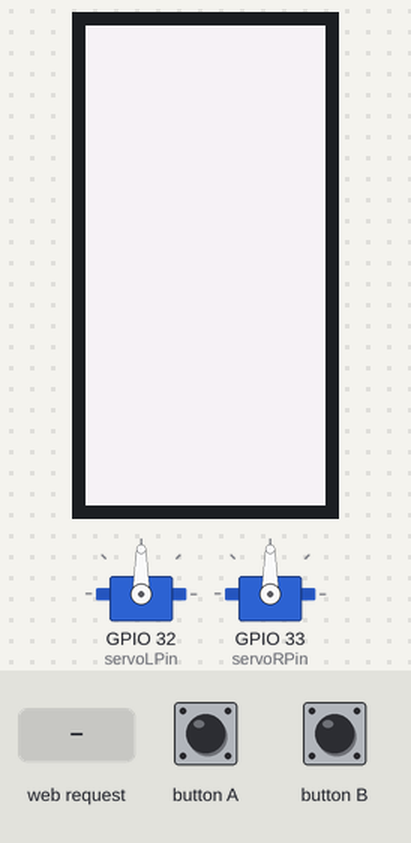
Simulated run of this sketch. Board: ESP32. On the bench: 80×160 colour display, 2 × servo. The inputs (shaded band) are chosen by the test bench.

Above: at 1.3 s.
1.4 s: HTTP request GET /run received
At 2.6 s:
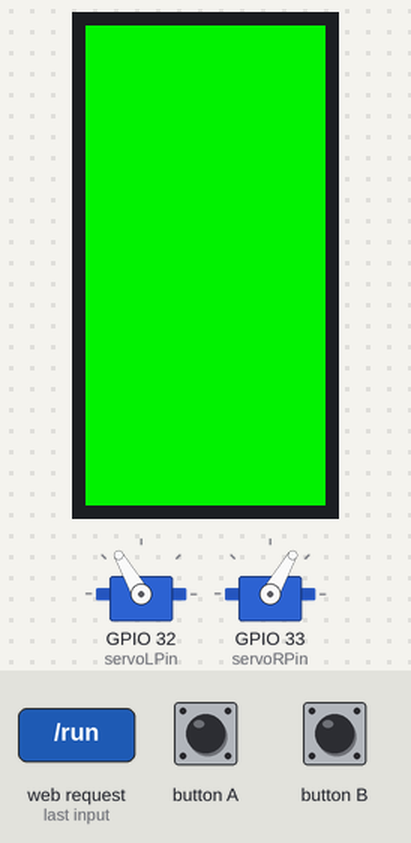
2.9 s: button A pressed for 0.15 s
At 3.9 s:
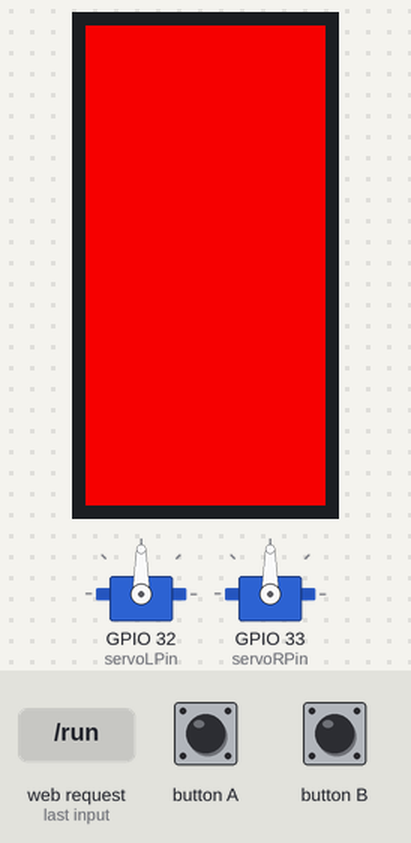
Timing chart, 0 to 5.9 s (numbered marks = the images above; inputs shaded):
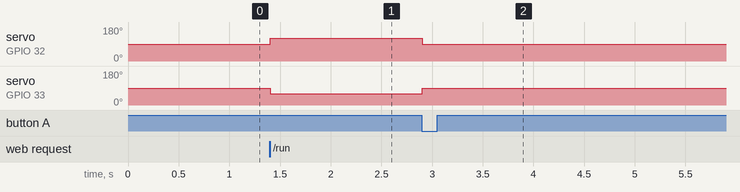

Measured:
- after the input at 1.4 s, servo on GPIO 32 (servoLPin): 90° → 120° at once; servo on GPIO 33 (servoRPin): 90° → 60° at once
- after the input at 2.9 s, servo on GPIO 32 (servoLPin): 120° → 90° at once; servo on GPIO 33 (servoRPin): 60° → 90° at once

The sketch:

m5stickc-2servo-car.ino
```cpp
#include <M5StickC.h>
#include <WiFi.h>
#include <WebServer.h>
#include <ESP32Servo.h>

enum {
  STANDBY= 0,
  STOP = 1,
  RUN = 2,
} g_Status = STANDBY;

enum {
  FORWARD = 0,
  LEFT = 1,
  RIGHT = 2,
} g_Direction = FORWARD;

WebServer server;

Servo servoL;
Servo servoR;

int minUs = 500;
int maxUs = 2400;

int servoLPin = 32;
int servoRPin = 33;

#define LCD_COLOR_WHITE M5.Lcd.color565(0xf0, 0xf0, 0xf0)
#define LCD_COLOR_RED   M5.Lcd.color565(0xf0, 0x00, 0x00)
#define LCD_COLOR_GREEN M5.Lcd.color565(0x00, 0xf0, 0x00)
#define LCD_COLOR_BLUE  M5.Lcd.color565(0x00, 0x00, 0xf0)

void setup() {
  M5.begin();
  Serial.begin(115200);

  WiFi.softAP("M5STICK", "12345678");

  server.on("/", handleGetIndex);
  server.on("/stop", handleGetStop);
  server.on("/run",  handleGetRun);
  server.on("/forward", handleGetForward);
  server.on("/left",    handleGetLeft);
  server.on("/right",   handleGetRight);
  server.begin(80);

  servoL.setPeriodHertz(50);
  servoL.attach(servoLPin, minUs, maxUs);
  servoL.write(90);

  servoR.setPeriodHertz(50);
  servoR.attach(servoRPin, minUs, maxUs);
  servoR.write(90);

  updateUIStatus();
}

void loop() {
  M5.update();

  if (M5.BtnA.wasPressed()) {
    handleButtonClick();
  }

  server.handleClient();

  updateUIStatus();
}

void updateUIStatus() {
  switch (g_Status) {
    case STANDBY:
      M5.Lcd.fillScreen(LCD_COLOR_WHITE);
      break;
    case STOP:
      M5.Lcd.fillScreen(LCD_COLOR_RED);
      break;
    case RUN:
      M5.Lcd.fillScreen(LCD_COLOR_GREEN);
      break;
  }
}

void handleButtonClick() {
  stop();
}

void forward() {
  g_Direction = FORWARD;
  if (g_Status == RUN) {
    run();
  }
}

void left() {
  g_Direction = LEFT;
  if (g_Status == RUN) {
    run();
  }
}

void right() {
  g_Direction = RIGHT;
  if (g_Status == RUN) {
    run();
  }
}

void stop() {
  g_Status = STOP;

  servoL.write(90);
  servoR.write(90);
}

void run() {
  g_Status = RUN;

  switch (g_Direction) {
    case FORWARD:
      servoL.write(120);
      servoR.write(60);
      break;
    case LEFT:
      servoL.write(100);
      servoR.write(60);
      break;
    case RIGHT:
      servoL.write(120);
      servoR.write(80);
      break;
  }
}

void handleGetIndex() {
  server.send(200, "text/html",
"<html lang='ja'>"
"<head>"
"<meta charset='UTF-8'>"
"<meta name='viewport' content='width=device-width,initial-scale=1'/>"
"<title>M5StickC 2Servo Car</title>"
"<style>"
"button {font-size:large;}"
"</style>"
"</head>"
"<body>"
"<center>"
"<h1>M5StickC 2Servo Car</h1>"
"<button type='button' id='left'    onclick='handleButtonClick(this)'>LEFT</button>"
"<button type='button' id='forward' onclick='handleButtonClick(this)'>FORWARD</button>"
"<button type='button' id='right'   onclick='handleButtonClick(this)'>RIGHT</button>"
"<p/>"
"<button type='button' id='stop' onclick='handleButtonClick(this)'>STOP</button>"
"<button type='button' id='run'  onclick='handleButtonClick(this)'>RUN</button>"
"</center>"
"<script type='text/javascript'>"
"function handleButtonClick(button) {"
"let request = new XMLHttpRequest();"
"request.open('GET', 'http://192.168.4.1/'+button.id);"
"request.send(null);"
"}"
"</script>"
"</body>"
"</html");
}

void handleGetLeft() {
  left();
  server.send(200, "text/plain", "OK");
}

void handleGetForward() {
  forward();
  server.send(200, "text/plain", "OK");
}

void handleGetRight() {
  right();
  server.send(200, "text/plain", "OK");
}

void handleGetStop() {
  stop();
  server.send(200, "text/plain", "OK");
}

void handleGetRun() {
  run();
  server.send(200, "text/plain", "OK");
}
```
